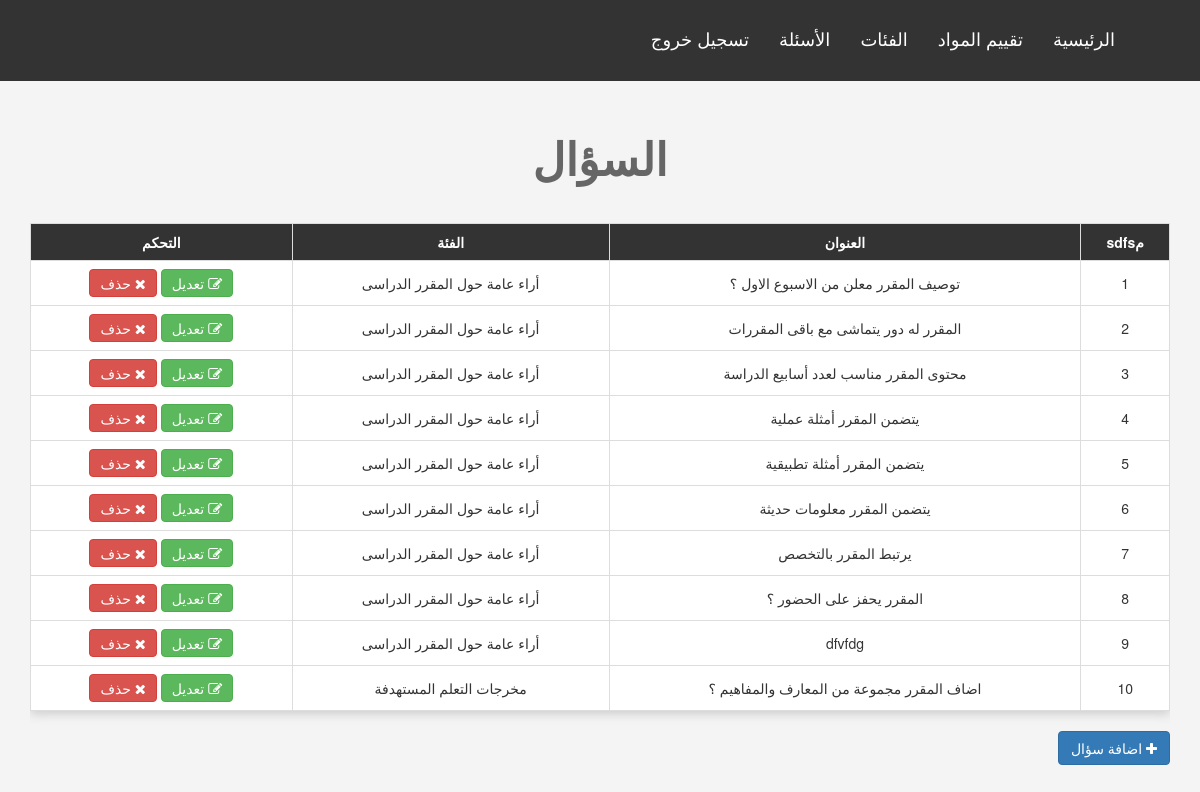
Screenshot of /admin/question.php with the database file from the repository.
### tables this page shows
CREATE TABLE `questions` (
  `question_id` int(11) NOT NULL,
  `question` varchar(255) NOT NULL,
  `title_id` int(11) NOT NULL
);

CREATE TABLE `titles` (
  `title_id` int(11) NOT NULL,
  `title` varchar(255) NOT NULL
);

### admin/question.php (the view, shortened to what this page needs)
<?php
	include 'init.php';
	$sql=" SELECT * FROM `questions` ORDER BY title_id";
$result=mysqli_query($connect,$sql);
$data=array();
while ($row=mysqli_fetch_assoc($result)) {
	$data[]=$row;
}
$count=1;
?>
<h1 class="text-center">السؤال</h1>
		<div class="container">
			<div class="table-responsive">
				<table class="main-table text-center table table-bordered">
					<tr>
						<th>مsdfs</th>
						<th>العنوان</th>
						<th>الفئة</th>
						<th>التحكم</th>
					</tr>
				<?php foreach ($data as$value) {
					$title_id=$value['title_id'];
					$select_title="SELECT * FROM titles WHERE title_id='$title_id'";
					$select_title_result=mysqli_query($connect,$select_title);
					$row_title=mysqli_fetch_assoc($select_title_result);
				?>
					<tr>
						<td><?php echo $count; ?></td>
						<td><?php echo $value['question']; ?></td>
						<td><?php echo $row_title['title']; ?></td>
						<td>
							<a href="question_edit.php?id=<?php echo $value['question_id']; ?>" class="btn btn-success"><i class="fa fa-edit"></i>
								تعديل
							</a>
							<a href="question_delete.php?id=<?php echo $value['question_id']; ?>" class="btn btn-danger confirm"><i class="fa fa-close"></i>
								حذف</a>
						</td>
					</tr>
					<?php  $count++; } ?>
				</table>
			</div>
			<a href='question_add.php' class="btn btn-primary">
				<i class="fa fa-plus"> </i>  اضافة سؤال </a>

### admin/layout/css/backend.css (style rules this page uses)
body { background-color: #F4F4F4; }
h1 { font-size: 45px; margin: 40px 0; font-weight: bold; color: #666; }
.main-table { -webkit-box-shadow:0 3px 10px #ccc; }
.main-table td { background-color: #fff; vertical-align: middle !important; }
.main-table tr th { background-color: #333; color: #fff; text-align: center; }
.main-table .btn { padding: 3px 10px; }
h1 { margin-top: 133px; }

### admin/question.php (style rules this page uses)
body { direction: rtl; }

### rows the page displays
questions: question "توصيف المقرر معلن من الاسبوع الاول ؟", title.title "أراء عامة حول المقرر الدراسى"
questions: question "المقرر له دور يتماشى مع باقى المقررات", title.title "أراء عامة حول المقرر الدراسى"
questions: question "محتوى المقرر مناسب لعدد أسابيع الدراسة", title.title "أراء عامة حول المقرر الدراسى"
questions: question "يتضمن المقرر أمثلة عملية", title.title "أراء عامة حول المقرر الدراسى"
questions: question "يتضمن المقرر أمثلة تطبيقية", title.title "أراء عامة حول المقرر الدراسى"
questions: question "يتضمن المقرر معلومات حديثة", title.title "أراء عامة حول المقرر الدراسى"
questions: question "يرتبط المقرر بالتخصص", title.title "أراء عامة حول المقرر الدراسى"
questions: question "المقرر يحفز على الحضور ؟", title.title "أراء عامة حول المقرر الدراسى"
questions: question "dfvfdg", title.title "أراء عامة حول المقرر الدراسى"
questions: question "اضاف المقرر مجموعة من المعارف والمفاهيم ؟", title.title "مخرجات التعلم المستهدفة"
